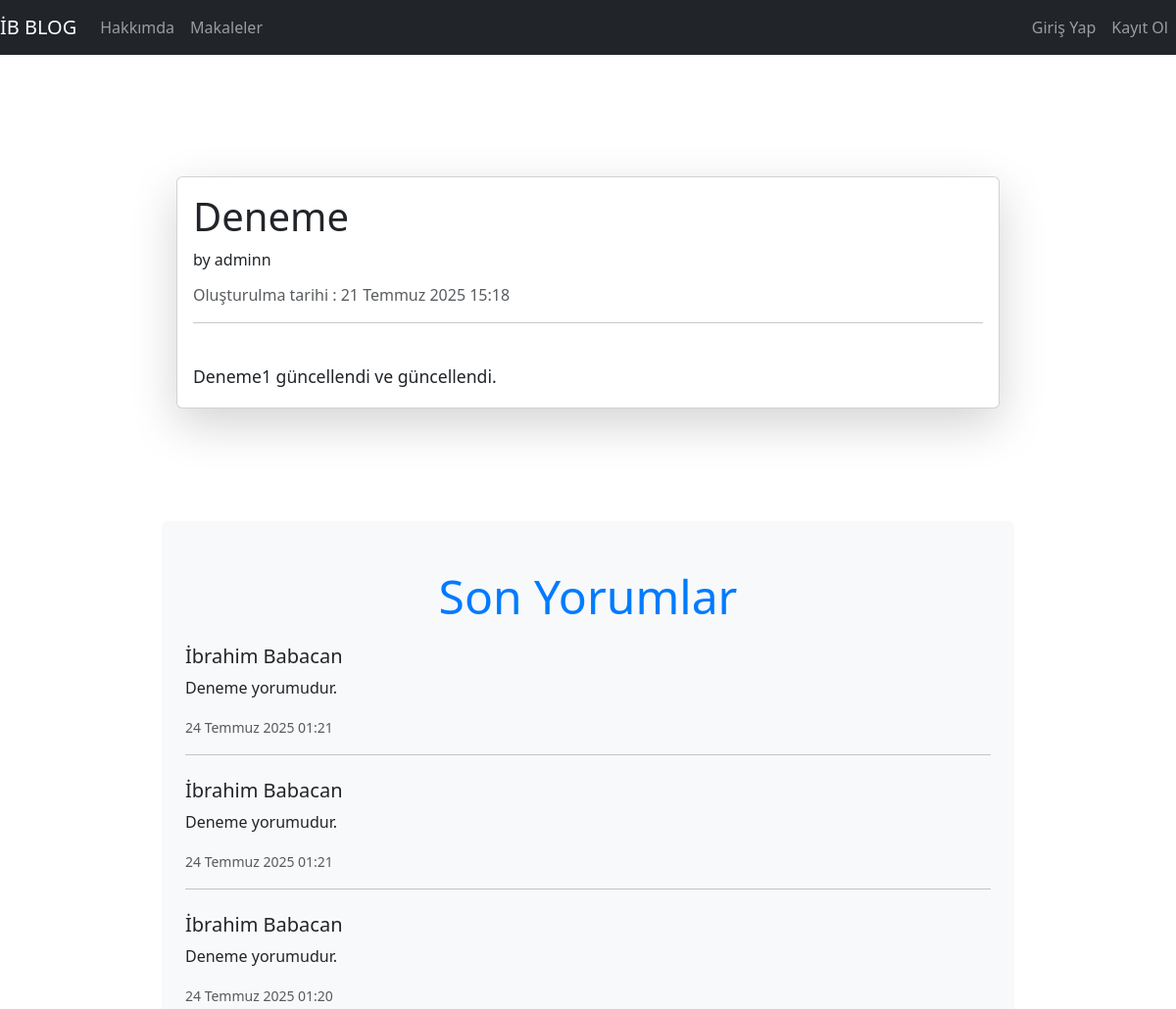
Before: /articles/article/7/ (upper part) with the older database file.
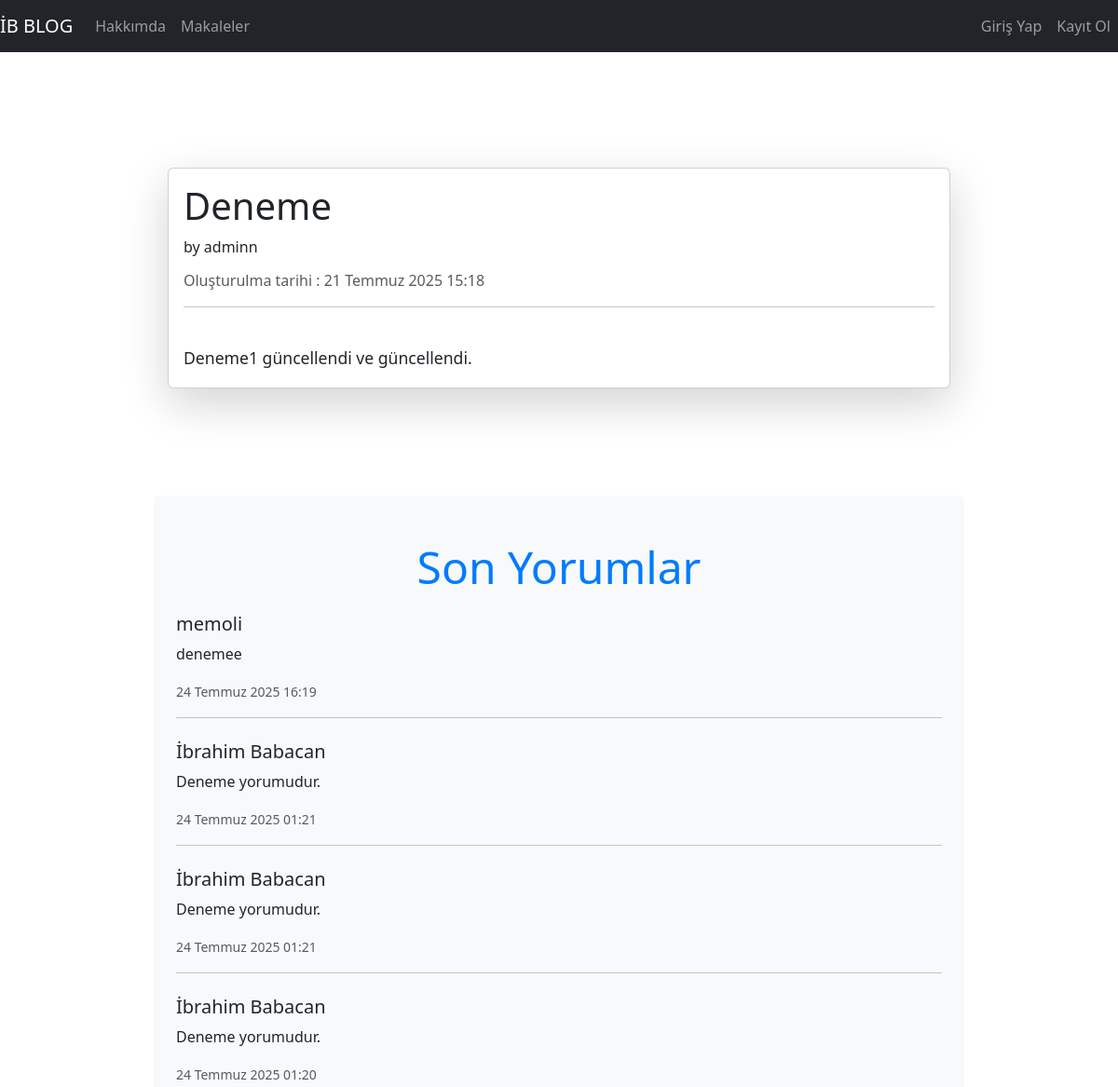
After: the same page with the newer database file.
### article/models.py (models this page shows, shortened)
class Comment(models.Model):
    article = models.ForeignKey(Article, on_delete=models.CASCADE , verbose_name="Makale", related_name="comments")
    comment_author = models.CharField(max_length=50, verbose_name="İsim")
    comment_content = RichTextField(verbose_name="Yorum")
    comment_created_date = models.DateTimeField(auto_now_add=True, verbose_name="Yorum Tarihi")
    class Meta:
        ordering = ["-comment_created_date"]

### article/views.py (the view)
# urls.py: path('article/<int:id>/',views.article, name="article"),
def article(request, id):
    article = get_object_or_404(Article, id=id)
    form = forms.CommentForm()
    comments = Comment.objects.filter(article = article)
    context = {
        "article" : article,
        "form" : form,
        "comments" : comments
    }
    return render(request, "article.html" , context)

### templates/article.html (shortened to what this page needs)
{% extends "layout.html" %}
{% block body %}
<div class="container mt-4">
  <div class="card shadow-lg">
    <div class="card-body">
      <h1 class="card-title">{{ article.title }}</h1>
      <p>by {{article.author}}</p>
      <p class="card-subtitle mb-2 text-muted">
        Oluşturulma tarihi : {{ article.created_date }}
      </p>
      <hr> <br>
      <div class="card-text" style="font-size: 1.1rem; line-height: 1.7;">
        {{article.content |safe}}
      </div>
    </div>
  </div>
</div>
<div style ="margin-top :100px" class="text-center py-5 bg-light rounded">
    <h3 class="display-5">Son Yorumlar</h3>
   {% for comment in comments %}
  <div class="mb-4 text-start px-4">
    <h5>{{ comment.comment_author }}</h5>
    <p>{{ comment.comment_content|safe }}</p>
    <small class="text-muted">{{ comment.comment_created_date }}</small>
    <hr>
  </div>
{% empty %}
  <p>Henüz yorum yapılmamış.</p>
{% endfor %}
</div>
{% endblock body %}

Changed rows visible on the page:
added Comment: comment_author "memoli", comment_content "denemee", comment_created_date "24 Temmuz 2025 16:19"
